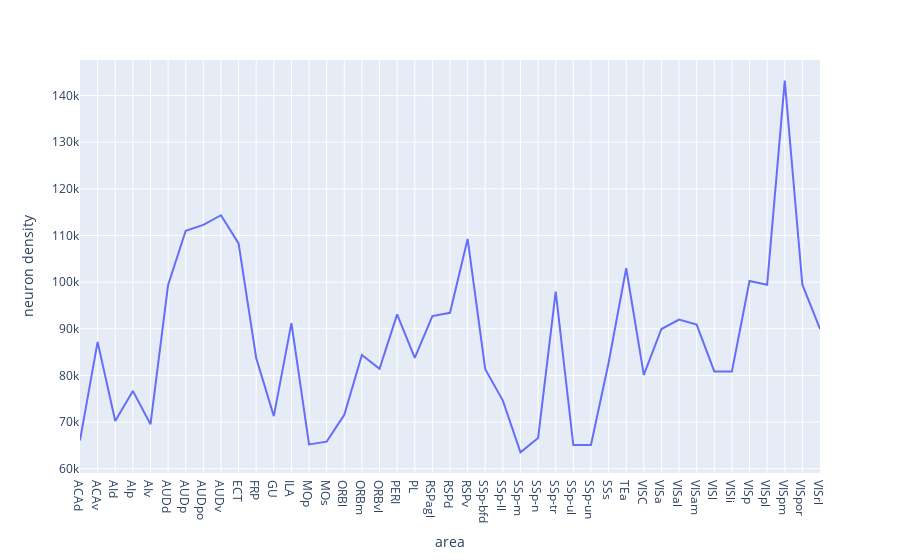

The notebook cell this image was saved under:
### Code cell
fig = px.line(density_df, 'area', 'neuron density')
fig.show()

### Figure 1 — Plotly figure (JSON) as saved in the notebook; plotly's stock layout.template omitted (floating-point values rounded to 4 significant figures)
{"data": [{"hovertemplate": "area=%{x}<br>neuron density=%{y}<extra></extra>", "legendgroup": "", "line": {"color": "#636efa", "dash": "solid"}, "marker": {"symbol": "circle"}, "mode": "lines", "name": "", "orientation": "v", "showlegend": false, "type": "scatter", "x": ["ACAd", "ACAv", "AId", "AIp", "AIv", "AUDd", "AUDp", "AUDpo", "AUDv", "ECT", "FRP", "GU", "ILA", "MOp", "MOs", "ORBl", "ORBm", "ORBvl", "PERI", "PL", "RSPagl", "RSPd", "RSPv", "SSp-bfd", "SSp-ll", "SSp-m", "SSp-n", "SSp-tr", "SSp-ul", "SSp-un", "SSs", "TEa", "VISC", "VISa", "VISal", "VISam", "VISl", "VISli", "VISp", "VISpl", "VISpm", "VISpor", "VISrl"], "xaxis": "x", "y": [66060.0, 87180.0, 70220.0, 76680.0, 69510.0, 99420.0, 111000.0, 112300.0, 114400.0, 108300.0, 83740.0, 71260.0, 91200.0, 65190.0, 65790.0, 71570.0, 84380.0, 81390.0, 93090.0, 83740.0, 92710.0, 93420.0, 109300.0, 81340.0, 74600.0, 63500.0, 66580.0, 97980.0, 65070.0, 65070.0, 82650.0, 103000.0, 80120.0, 89950.0, 91970.0, 90880.0, 80850.0, 80850.0, 100200.0, 99440.0, 143200.0, 99440.0, 89950.0], "yaxis": "y"}], "layout": {"legend": {"tracegroupgap": 0}, "margin": {"t": 60}, "xaxis": {"anchor": "y", "domain": [0, 1], "title": {"text": "area"}}, "yaxis": {"anchor": "x", "domain": [0, 1], "title": {"text": "neuron density"}}}}
